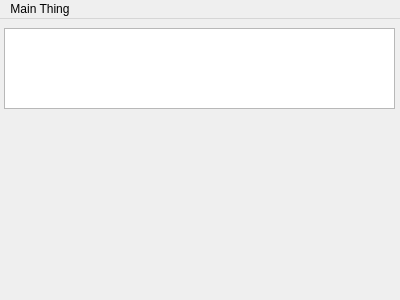
<?xml version="1.0" encoding="UTF-8"?>
<ui version="4.0">
 <class>MainWindow</class>
 <widget class="QMainWindow" name="MainWindow">
  <property name="geometry">
   <rect>
    <x>0</x>
    <y>0</y>
    <width>400</width>
    <height>300</height>
   </rect>
  </property>
  <property name="windowTitle">
   <string>MainWindow</string>
  </property>
  <widget class="QWidget" name="centralWidget">
   <widget class="QStackedWidget" name="stackedWidget">
    <property name="geometry">
     <rect>
      <x>-1</x>
      <y>-1</y>
      <width>401</width>
      <height>281</height>
     </rect>
    </property>
    <widget class="QWidget" name="page">
     <widget class="QTextBrowser" name="textBrowser">
      <property name="geometry">
       <rect>
        <x>5</x>
        <y>10</y>
        <width>391</width>
        <height>81</height>
       </rect>
      </property>
     </widget>
    </widget>
    <widget class="QWidget" name="page_2"/>
   </widget>
  </widget>
  <widget class="QMenuBar" name="menuBar">
   <property name="geometry">
    <rect>
     <x>0</x>
     <y>0</y>
     <width>400</width>
     <height>25</height>
    </rect>
   </property>
   <widget class="QMenu" name="menuMain_Thing">
    <property name="title">
     <string>Main Thing</string>
    </property>
   </widget>
   <addaction name="menuMain_Thing"/>
  </widget>
 </widget>
 <layoutdefault spacing="6" margin="11"/>
 <resources/>
 <connections/>
</ui>
